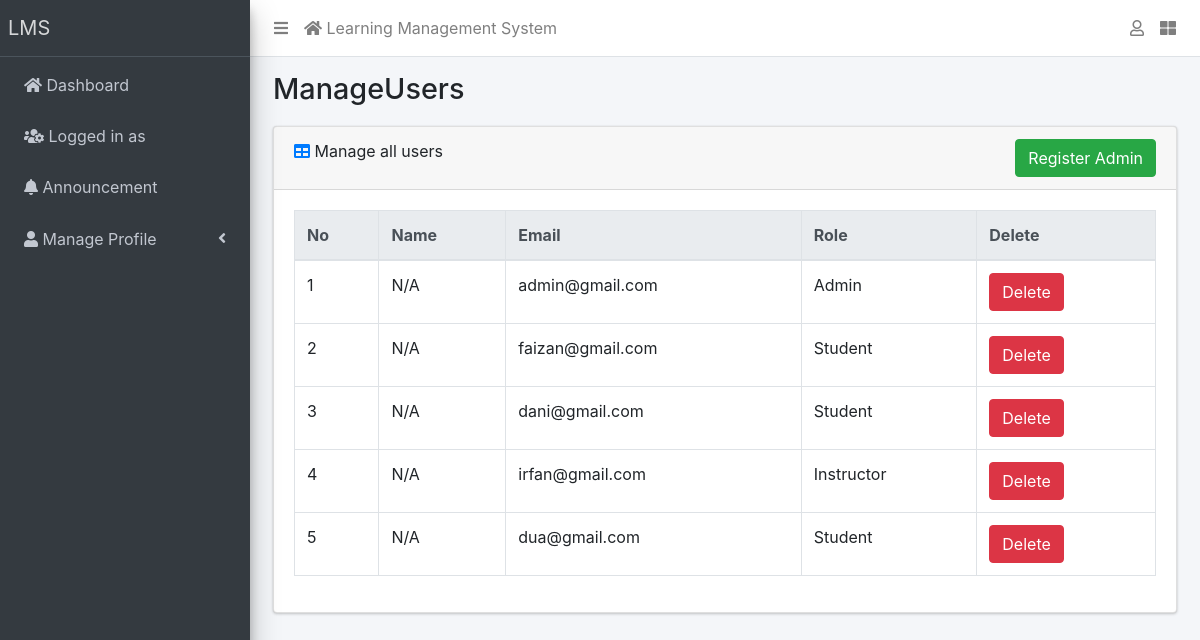
Screenshot of /manage-users/ with the database file from the repository.
### e_learn/models.py (models this page shows, shortened)
class User(AbstractBaseUser, PermissionsMixin):
    email = models.EmailField(_("Email"), unique=True)
    username = models.CharField(_("Username"), max_length=100, blank=True, null=True)
    is_active = models.BooleanField(_("Is Active"), default=True)
    is_staff = models.BooleanField(_("Is Staff"), default=False)
    is_superuser = models.BooleanField(_("Is SuperUser"), default=False)
    is_admin = models.BooleanField(_("Is Admin "), default=False)
    is_instructor = models.BooleanField(_("Is Instructor"), default=False)
    is_student = models.BooleanField(_("Is Student"), default=False)
    date_joined = models.DateTimeField(_('date joined'), default=timezone.now)
    USERNAME_FIELD = 'email'
    objects = UserManager()
    REQUIRED_FIELDS = []
    class Meta:
        verbose_name = 'User'
        verbose_name_plural = 'Users'

### e_learn/views.py (the view)
# urls.py: path('manage-users/', views.ManageUsers.as_view(), name='manage_users'),
class ManageUsers(View):
    def get(self, request):
        users = User.objects.all()
        context = {
            "users" : users
        }
        return render(request, 'e_learn/admin/manage_users.html', context)

### e_learn/templates/e_learn/admin/manage_users.html (shortened to what this page needs)
{% extends 'e_learn/base.html' %}
{% block title %}ManageUsers{% endblock title %}
{% block card_header %}
    <div class="card-header">
        <div>
            <i class="fas fa-table text-primary"></i>
            Manage all users
            <a href="{% url 'register_admin' %}" class="btn btn-success float-sm-right">Register Admin</a>
        </div>
    </div>
{% endblock card_header %}
{% block content %}
<div class="table-responsive">
    <table class="table table-bordered table-hover" id="dataTable" width="100%" cellspacing="0">
        <thead class='thead-light'>
        <tr>
            <th>No</th>
            <th>Name</th>
            <th>Email</th>
            <th>Role</th>
            <th>Delete</th>
        </tr>
        </thead>
        <tbody>
            {% for user in users %}
                <tr>
                    <td>{{forloop.counter}}</td>
                    <td>
                        {% if user.name %}
                            {{user.name}}
                        {% else %}
                            N/A
                        {% endif %}
                    </td>
                    <td>{{user.email}}</td>
                    <td>
                        {% if user.is_admin %}
                            Admin
                        {% elif user.is_instructor %}
                            Instructor
                        {% else %}
                            Student
                        {% endif %}
                    </td>
                    <td>
                        <button type="button" class="btn btn-danger" data-toggle="modal" data-target="#myModal">Delete</button>
                    </td>
                </tr>
            {% endfor %}
        </tbody>
    </table>
</div>
{% endblock content %}

### rows the page displays
User: email "admin@gmail.com", is_admin "Admin"
User: email "faizan@gmail.com", is_admin "Student"
User: email "dani@gmail.com", is_admin "Student"
User: email "irfan@gmail.com", is_admin "Instructor"
User: email "dua@gmail.com", is_admin "Student"

### other values shown
{{ school_name | default:"LMS" }} "LMS"
